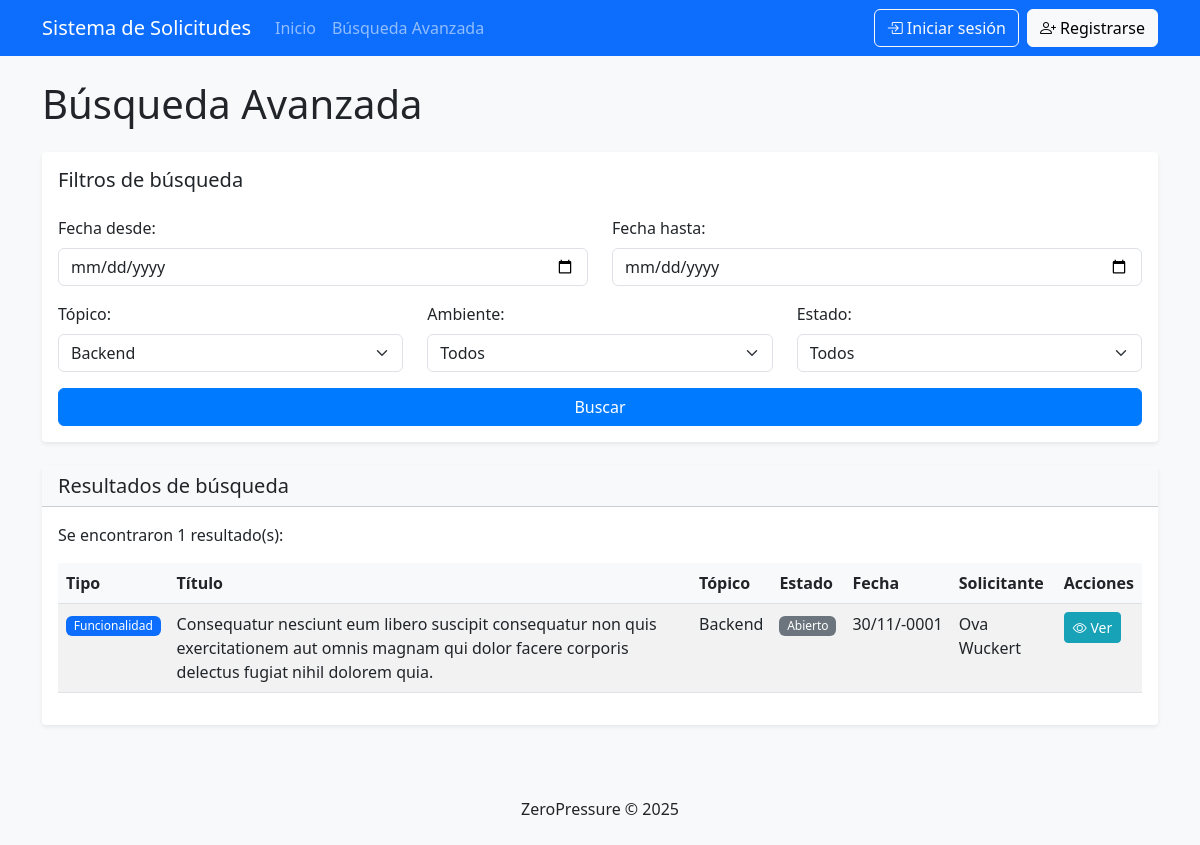
Page /busqueda/avanzada.php?topico=1 on the committed database.
### tables this page shows
CREATE TABLE Solicitud_Funcionalidad (
    id_funcionalidad INT AUTO_INCREMENT PRIMARY KEY,
    titulo VARCHAR(255) NOT NULL,
    ambiente ENUM('Web', 'Movil') NOT NULL,
    resumen TEXT NOT NULL,
    id_usuario INT NOT NULL,
    id_topico INT NOT NULL,
    fecha_publicacion DATE NOT NULL,
    fecha_resolucion DATE NULL,
    estado ENUM('Abierto', 'En Progreso', 'Resuelto', 'Cerrado', 'Archivado') NOT NULL DEFAULT 'Abierto',
    observaciones TEXT NULL,
    FOREIGN KEY (id_usuario) REFERENCES Usuario(id_usuario),
    FOREIGN KEY (id_topico) REFERENCES Topico(id_topico)
);

CREATE TABLE Topico (
    id_topico INT AUTO_INCREMENT PRIMARY KEY,
    nombre VARCHAR(50) NOT NULL UNIQUE
);

CREATE TABLE Usuario (
    id_usuario INT AUTO_INCREMENT PRIMARY KEY,
    rut VARCHAR(12) NOT NULL UNIQUE,
    nombre VARCHAR(100) NOT NULL,
    email VARCHAR(100) NOT NULL UNIQUE,
    password VARCHAR(255) NOT NULL
);

### config/database.php (called while the page is built, shortened)
<?php
class DatabaseManager {
    private $host = "localhost";
    private $username = "root";
    private $password = "";
    private $database = "bdzeropressure";
    private $conn;
    public function __construct() {
        try {
            $this->conn = new PDO(
                "mysql:host=$this->host;dbname=$this->database;charset=utf8mb4",
                $this->username,
                $this->password,
                array(
                    PDO::ATTR_ERRMODE => PDO::ERRMODE_EXCEPTION,
                    PDO::ATTR_DEFAULT_FETCH_MODE => PDO::FETCH_ASSOC,
                    PDO::ATTR_EMULATE_PREPARES => false
                )
            );
        } catch (PDOException $e) {
            die("Error de conexión: " . $e->getMessage());
        }
    }
    public function advancedSearch($filtros) {
        try {
            $where_funcionalidad = [];
            $where_error = [];
            $params = [];
            if (!empty($filtros['topico'])) {
                $where_funcionalidad[] = "f.id_topico = :topico";
                $where_error[] = "e.id_topico = :topico";
                $params[':topico'] = $filtros['topico'];
            }
            $where_f_clause = !empty($where_funcionalidad) ? "WHERE " . implode(" AND ", $where_funcionalidad) : "";
            $where_e_clause = !empty($where_error) ? "WHERE " . implode(" AND ", $where_error) : "";
            $sql_f = "
                SELECT f.*, t.nombre as nombre_topico, u.nombre as nombre_usuario, 'funcionalidad' as tipo
                FROM Solicitud_Funcionalidad f
                JOIN Topico t ON f.id_topico = t.id_topico
                JOIN Usuario u ON f.id_usuario = u.id_usuario
                $where_f_clause
                ORDER BY f.fecha_publicacion DESC
            ";
            $stmt1 = $this->conn->prepare($sql_f);
            foreach ($params as $key => $value) {
                $stmt1->bindValue($key, $value);
            }
            $stmt1->execute();
            $funcionalidades = $stmt1->fetchAll();
            if (empty($filtros['ambiente'])) {
                $sql_e = "
                    SELECT e.*, t.nombre as nombre_topico, u.nombre as nombre_usuario, 'error' as tipo
                    FROM Solicitud_Error e
                    JOIN Topico t ON e.id_topico = t.id_topico
                    JOIN Usuario u ON e.id_usuario = u.id_usuario
                    $where_e_clause
                    ORDER BY e.fecha_publicacion DESC
                ";
                $stmt2 = $this->conn->prepare($sql_e);
                foreach ($params as $key => $value) {
                    if ($key !== ':ambiente') {
                        $stmt2->bindValue($key, $value);
                    }
                }
                $stmt2->execute();
                $errores = $stmt2->fetchAll();
            } else {
                $errores = [];
            }
            $resultados = array_merge($funcionalidades, $errores);
            usort($resultados, function($a, $b) {
                return strtotime($b['fecha_publicacion']) - strtotime($a['fecha_publicacion']);
            });
            return $resultados;
        } catch (PDOException $e) {
            error_log("Error en búsqueda avanzada: " . $e->getMessage());
            return [];
        }
    }
    public function getTopicos() {
        try {
            $stmt = $this->conn->prepare("SELECT * FROM Topico ORDER BY nombre");
            $stmt->execute();
            return $stmt->fetchAll();
        } catch (PDOException $e) {
            error_log("Error obteniendo tópicos: " . $e->getMessage());
            return [];
        }
    }
}
?>

### busqueda/avanzada.php (the view, shortened to what this page needs)
<?php
require_once('../config/database.php');
$db = new DatabaseManager();
$hay_busqueda = isset($_GET['fecha_desde']) || isset($_GET['fecha_hasta']) ||
                isset($_GET['topico']) || isset($_GET['ambiente']) || isset($_GET['estado']);
$filtros = array();
if (!empty($_GET['topico'])) {
    $filtros['topico'] = $_GET['topico'];
}
$resultados = array();
if ($hay_busqueda) {
    $resultados = $db->advancedSearch($filtros);
}
$topicos = $db->getTopicos();
?>
<!DOCTYPE html>
<html lang="es">
<head>
    <link href="https://cdn.jsdelivr.net/npm/bootstrap@5.3.0-alpha1/dist/css/bootstrap.min.css" rel="stylesheet">
    <link rel="stylesheet" href="https://cdn.jsdelivr.net/npm/bootstrap-icons@1.10.0/font/bootstrap-icons.css">
    <link href="../assets/css/styles.css" rel="stylesheet">
</head>
<body>
    <?php include_once('../includes/navbar.php'); ?>
    <div class="container mt-4">
        <h1 class="mb-4">Búsqueda Avanzada</h1>
        <div class="card shadow-sm mb-4">
            <div class="card-body">
                <h5 class="card-title mb-4">Filtros de búsqueda</h5>
                <form action="avanzada.php" method="get">
                    <div class="row mb-3">
                        <div class="col-md-6">
                            <label for="fecha_desde" class="form-label">Fecha desde:</label>
                            <input type="date" class="form-control" id="fecha_desde" name="fecha_desde" value="<?php echo isset($filtros['fecha_desde']) ? $filtros['fecha_desde'] : ''; ?>">
                        </div>
                        <div class="col-md-6">
                            <label for="fecha_hasta" class="form-label">Fecha hasta:</label>
                            <input type="date" class="form-control" id="fecha_hasta" name="fecha_hasta" value="<?php echo isset($filtros['fecha_hasta']) ? $filtros['fecha_hasta'] : ''; ?>">
                        </div>
                    </div>
                    <div class="row mb-3">
                        <div class="col-md-4">
                            <label for="topico" class="form-label">Tópico:</label>
                            <select class="form-select" id="topico" name="topico">
                                <?php foreach ($topicos as $topico): ?>
                                    <option value="<?php echo $topico['id_topico']; ?>" <?php if(isset($filtros['topico']) && $filtros['topico'] == $topico['id_topico']) echo 'selected'; ?>>
                                        <?php echo htmlspecialchars($topico['nombre']); ?>
                                    </option>
                                <?php endforeach; ?>
                            </select>
                        </div>
                        <div class="col-md-4">
                            <label for="ambiente" class="form-label">Ambiente:</label>
                            <select class="form-select" id="ambiente" name="ambiente">
                                <option value="">Todos</option>
                            </select>
                        </div>
                        <div class="col-md-4">
                            <label for="estado" class="form-label">Estado:</label>
                            <select class="form-select" id="estado" name="estado">
                                <option value="">Todos</option>
                            </select>
                        </div>
                    </div>
                    <div class="d-grid gap-2">
                        <button type="submit" class="btn btn-primary">Buscar</button>
                    </div>
                </form>
            </div>
        </div>
        <?php if ($hay_busqueda): ?>
            <div class="card shadow-sm">
                <div class="card-header bg-light">
                    <h5 class="mb-0">Resultados de búsqueda</h5>
                </div>
                <div class="card-body">
                    <?php if (empty($resultados)): ?>
                        <p class="text-center">No se encontraron resultados para los criterios seleccionados.</p>
                    <?php else: ?>
                        <p>Se encontraron <?php echo count($resultados); ?> resultado(s):</p>
                        <div class="table-responsive">
                            <table class="table table-striped table-hover">
                                <thead>
                                    <tr>
                                        <th>Tipo</th>
                                        <th>Título</th>
                                        <th>Tópico</th>
                                        <th>Estado</th>
                                        <th>Fecha</th>
                                        <th>Solicitante</th>
                                        <th>Acciones</th>
                                    </tr>
                                </thead>
                                <tbody>
                                    <?php foreach ($resultados as $item): ?>
                                        <tr>
                                            <td>
                                                <?php if ($item['tipo'] === 'funcionalidad'): ?>
                                                    <span class="badge bg-primary">Funcionalidad</span>
                                                <?php else: ?>
                                                    <span class="badge bg-danger">Error</span>
                                                <?php endif; ?>
                                            </td>
                                            <td><?php echo htmlspecialchars($item['titulo']); ?></td>
                                            <td><?php echo htmlspecialchars($item['nombre_topico']); ?></td>
                                            <td>
                                                <span class="badge bg-<?php echo getEstadoColor($item['estado']); ?>">
                                                    <?php echo htmlspecialchars($item['estado']); ?>
                                                </span>
                                            </td>
                                            <td><?php echo date('d/m/Y', strtotime($item['fecha_publicacion'])); ?></td>
                                            <td><?php echo htmlspecialchars($item['nombre_usuario']); ?></td>
                                            <td>
                                                <?php if ($item['tipo'] === 'funcionalidad'): ?>
                                                    <button class="btn btn-sm btn-info" data-bs-toggle="modal" data-bs-target="#modalVerF<?php echo $item['id_funcionalidad']; ?>">
                                                        <i class="bi bi-eye"></i> Ver
                                                    </button>
                                                <?php else: ?>
                                                    <button class="btn btn-sm btn-info" data-bs-toggle="modal" data-bs-target="#modalVerE<?php echo $item['id_error']; ?>">
                                                        <i class="bi bi-eye"></i> Ver
                                                    </button>
                                                <?php endif; ?>
                                            </td>
                                        </tr>
                                    <?php endforeach; ?>
                                </tbody>
                            </table>
                        </div>
                    <?php endif; ?>
                </div>
            </div>
        <?php endif; ?>
    </div>
    <footer class="bg-light text-center py-4 mt-5">
        <div class="container">
            <p class="mb-0">ZeroPressure &copy; <?php echo date('Y'); ?></p>
        </div>
    </footer>
</body>
</html>
<?php
function getEstadoColor($estado) {
    switch ($estado) {
        case 'Abierto':
            return 'secondary';
    }
}
?>

### assets/css/styles.css (style rules this page uses)
body { min-height: 100vh; display: flex; flex-direction: column; background-color: #f8f9fa; }
.table thead th { background-color: #f8f9fa; }
.card { box-shadow: 0 .125rem .25rem rgba(0,0,0,.075); border-radius: .25rem; border: none; }
.card-header { font-weight: 600; }
.badge { font-weight: 500; }
.bg-secondary { background-color: #6c757d !important; }
.bg-light { background-color: #f8f9fa !important; color: #212529; }
.form-label { font-weight: 500; }
.btn-primary { background-color: #007bff; border-color: #007bff; }
.btn-info { background-color: #17a2b8; border-color: #17a2b8; color: #fff; }

### rows in the picture
solicitud_funcionalidad: titulo "Consequatur nesciunt eum libero suscipit consequatur non quis exercitationem aut omnis magnam qui dolor facere corporis delectus fugiat nihil dolorem quia.", id_topico.nombre "Backend", estado "Abierto", fecha_publicacion "30/11/-0001", id_usuario.nombre "Ova Wuckert"

### other values in the picture
count($resultados) "1"
form field topico "Backend"
